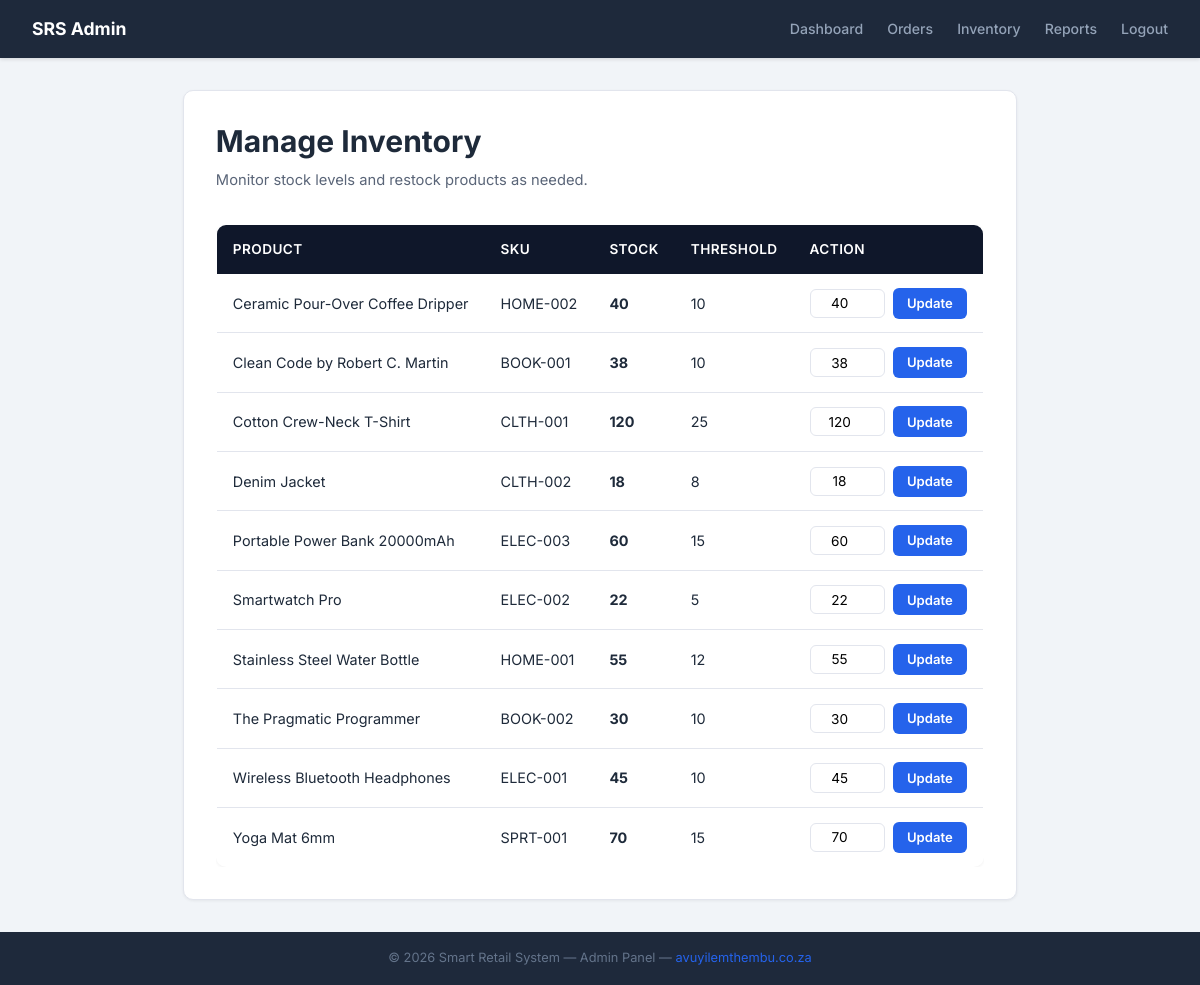
The app's page /admin/inventory.php (signed in) with its own data.
### tables this page shows
CREATE TABLE IF NOT EXISTS `Inventory` (
    `InventoryID`       INT AUTO_INCREMENT PRIMARY KEY,
    `ProductID`         INT NOT NULL UNIQUE,
    `StockLevel`        INT NOT NULL,
    `LowStockThreshold` INT,
    FOREIGN KEY (`ProductID`) REFERENCES `Products`(`ProductID`) ON DELETE CASCADE
);

CREATE TABLE IF NOT EXISTS `Products` (
    `ProductID`   INT AUTO_INCREMENT PRIMARY KEY,
    `SKU`         VARCHAR(100) NOT NULL UNIQUE,
    `Name`        VARCHAR(255) NOT NULL,
    `Description` TEXT,
    `Price`       DECIMAL(10,2) NOT NULL,
    `CategoryID`  INT,
    `ImageURL`    VARCHAR(255),
    FOREIGN KEY (`CategoryID`) REFERENCES `Categories`(`CategoryID`) ON DELETE SET NULL
);

### src/Inventory/InventoryManager.php (called while the page is built, shortened)
<?php
class InventoryManager {
    private $pdo;
    public function __construct(PDO $db_connection) {
        $this->pdo = $db_connection;
    }
    public function getAllInventory() {
        try {
            $stmt = $this->pdo->query(
                'SELECT p.ProductID, p.Name, p.SKU, i.StockLevel, i.LowStockThreshold
                 FROM Inventory i
                 JOIN Products p ON i.ProductID = p.ProductID
                 ORDER BY p.Name ASC'
            );
            return $stmt->fetchAll();
        } catch (PDOException $e) {
            error_log('Failed to fetch inventory: ' . $e->getMessage());
            return [];
        }
    }
}

### src/Core/functions.php (called while the page is built, shortened)
<?php
function sanitize_output($data) {
    return htmlspecialchars((string)$data, ENT_QUOTES, 'UTF-8');
}

### public/admin/inventory.php (the view, shortened to what this page needs)
<?php
require_once __DIR__ . '/../../src/Core/functions.php';
require_once __DIR__ . '/../../src/Inventory/InventoryManager.php';
$pdo = get_db_connection();
$inventoryManager = new InventoryManager($pdo);
$inventory = $inventoryManager->getAllInventory();
require_once __DIR__ . '/../../templates/admin_header.php';
?>
<h1>Manage Inventory</h1>
<p class="admin-subtitle">Monitor stock levels and restock products as needed.</p>
<?php if (empty($inventory)): ?>
    <p class="text-muted">No inventory records found.</p>
<?php else: ?>
    <div class="table-wrap">
        <table class="data-table">
            <thead>
                <tr>
                    <th>Product</th>
                    <th>SKU</th>
                    <th>Stock</th>
                    <th>Threshold</th>
                    <th>Action</th>
                </tr>
            </thead>
            <tbody>
                <?php foreach ($inventory as $item):
                    $isLow = $item['StockLevel'] <= $item['LowStockThreshold'];
                ?>
                    <tr class="<?php echo $isLow ? 'row-low-stock' : ''; ?>">
                        <td><?php echo sanitize_output($item['Name']); ?></td>
                        <td><?php echo sanitize_output($item['SKU']); ?></td>
                        <td>
                            <strong><?php echo $item['StockLevel']; ?></strong>
                        </td>
                        <td><?php echo $item['LowStockThreshold']; ?></td>
                        <td>
                            <form action="inventory.php" method="POST" class="inline-form">
                                <input type="number" name="stock_level" value="<?php echo $item['StockLevel']; ?>" min="0" required>
                                <button type="submit" name="update_stock" class="btn btn-sm">Update</button>
                            </form>
                        </td>
                    </tr>
                <?php endforeach; ?>
            </tbody>
        </table>
    </div>
<?php endif; ?>
<?php
require_once __DIR__ . '/../../templates/admin_footer.php';
?>

### public/css/style.css (style rules this page uses)
*, *::before, *::after { box-sizing: border-box; margin: 0; padding: 0; }
html { scroll-behavior: smooth; }
:root { --color-bg: #f5f6fa; --color-surface: #ffffff; --color-border: #e2e5ed; --color-text: #1e2a3a; --color-text-muted: #5a6578; --color-primary: #2563eb; --color-primary-hover: #1d4ed8; --color-accent: #e8590c; --color-accent-hover: #d14b08; --color-success: #16a34a; --color-success-bg: #dcfce7; --color-danger: #dc2626; --color-danger-bg: #fee2e2; --color-warning: #d97706; --color-warning-bg: #fef3c7; --color-info: #0284c7; --color-info-bg: #e0f2fe; --color-nav: #0f172a; --color-nav-text: #cbd5e1; --color-footer: #1e293b; --font-sans: 'Inter', system-ui, -apple-system, sans-serif; --fw-regular: 400; --fw-medium: 500; --fw-semi: 600; --fw-bold: 700; --space-xs: 0.25rem; --space-sm: 0.5rem; --space-md: 1rem; --space-lg: 1.5rem; --space-xl: 2rem; --space-2xl: 3rem; --space-3xl: 4rem; --radius-sm: 6px; --radius-md: 10px; --radius-lg: 16px; --radius-full: 50%; --shadow-sm: 0 1px 3px rgba(0, 0, 0, 0.06); --shadow-md: 0 4px 12px rgba(0, 0, 0, 0.08); --shadow-lg: 0 8px 24px rgba(0, 0, 0, 0.12); --shadow-xl: 0 16px 48px rgba(0, 0, 0, 0.14); --ease: cubic-bezier(0.4, 0, 0.2, 1); --duration: 0.25s; }
body { font-family: var(--font-sans); font-weight: var(--fw-regular); color: var(--color-text); background-color: var(--color-bg); line-height: 1.6; display: flex; flex-direction: column; min-height: 100vh; -webkit-font-smoothing: antialiased; }
h1, h2, h3, h4 { font-weight: var(--fw-bold); line-height: 1.25; color: var(--color-text); }
h1 { font-size: 1.875rem; }
.btn { display: inline-flex; align-items: center; justify-content: center; gap: var(--space-sm); padding: 0.65rem 1.4rem; border: none; border-radius: var(--radius-sm); font-family: var(--font-sans); font-size: 0.9rem; font-weight: var(--fw-semi); cursor: pointer; text-decoration: none; transition: all var(--duration) var(--ease); line-height: 1.4; }
.btn, .btn-primary { background: var(--color-primary); color: #ffffff; }
.btn-sm { padding: 0.4rem 0.9rem; font-size: 0.82rem; }
.data-table { width: 100%; border-collapse: collapse; background: var(--color-surface); border: 1px solid var(--color-border); border-radius: var(--radius-md); overflow: hidden; box-shadow: var(--shadow-sm); }
.data-table thead { background: var(--color-nav); color: #ffffff; }
.data-table th { padding: 0.85rem var(--space-md); text-align: left; font-weight: var(--fw-semi); font-size: 0.85rem; text-transform: uppercase; letter-spacing: 0.03em; }
.data-table td { padding: 0.85rem var(--space-md); border-bottom: 1px solid var(--color-border); font-size: 0.9rem; }
.data-table tbody tr:last-child td { border-bottom: none; }
.inline-form { display: flex; align-items: center; gap: var(--space-sm); }
.inline-form select, .inline-form input[type="number"] { padding: 0.35rem 0.5rem; border: 1px solid var(--color-border); border-radius: var(--radius-sm); font-family: var(--font-sans); font-size: 0.85rem; }
.inline-form input[type="number"] { width: 75px; text-align: center; }
body.admin-body { background-color: #f1f4f8; }
.admin-main h1 { margin-bottom: var(--space-sm); }
.admin-subtitle { color: var(--color-text-muted); margin-bottom: var(--space-xl); font-size: 0.92rem; }
.table-wrap { overflow-x: auto; -webkit-overflow-scrolling: touch; }

### records on screen
inventory: ProductID.Name "Ceramic Pour-Over Coffee Dripper", ProductID.SKU "HOME-002", StockLevel "40", LowStockThreshold "10", stock_level "40"
inventory: ProductID.Name "Clean Code by Robert C. Martin", ProductID.SKU "BOOK-001", StockLevel "38", LowStockThreshold "10", stock_level "38"
inventory: ProductID.Name "Cotton Crew-Neck T-Shirt", ProductID.SKU "CLTH-001", StockLevel "120", LowStockThreshold "25", stock_level "120"
inventory: ProductID.Name "Denim Jacket", ProductID.SKU "CLTH-002", StockLevel "18", LowStockThreshold "8", stock_level "18"
inventory: ProductID.Name "Portable Power Bank 20000mAh", ProductID.SKU "ELEC-003", StockLevel "60", LowStockThreshold "15", stock_level "60"
inventory: ProductID.Name "Smartwatch Pro", ProductID.SKU "ELEC-002", StockLevel "22", LowStockThreshold "5", stock_level "22"
inventory: ProductID.Name "Stainless Steel Water Bottle", ProductID.SKU "HOME-001", StockLevel "55", LowStockThreshold "12", stock_level "55"
inventory: ProductID.Name "The Pragmatic Programmer", ProductID.SKU "BOOK-002", StockLevel "30", LowStockThreshold "10", stock_level "30"
inventory: ProductID.Name "Wireless Bluetooth Headphones", ProductID.SKU "ELEC-001", StockLevel "45", LowStockThreshold "10", stock_level "45"
inventory: ProductID.Name "Yoga Mat 6mm", ProductID.SKU "SPRT-001", StockLevel "70", LowStockThreshold "15", stock_level "70"
